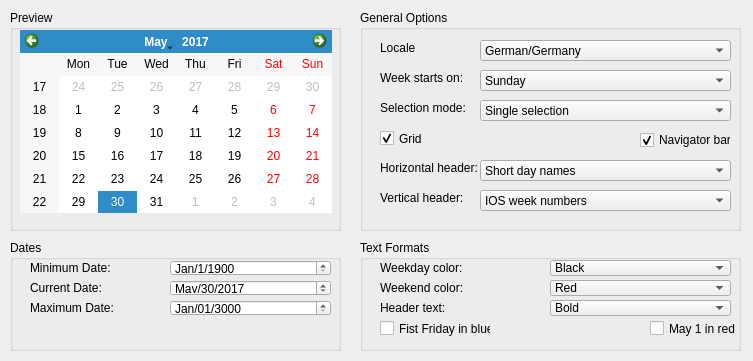
<?xml version="1.0" encoding="UTF-8"?>
<ui version="4.0">
 <class>Form</class>
 <widget class="QWidget" name="Form">
  <property name="geometry">
   <rect>
    <x>0</x>
    <y>0</y>
    <width>753</width>
    <height>361</height>
   </rect>
  </property>
  <property name="windowTitle">
   <string>Form</string>
  </property>
  <widget class="QGroupBox" name="groupBox">
   <property name="geometry">
    <rect>
     <x>10</x>
     <y>10</y>
     <width>331</width>
     <height>221</height>
    </rect>
   </property>
   <property name="title">
    <string>Preview</string>
   </property>
   <widget class="QCalendarWidget" name="calendarWidget">
    <property name="geometry">
     <rect>
      <x>10</x>
      <y>20</y>
      <width>312</width>
      <height>183</height>
     </rect>
    </property>
    <property name="selectedDate">
     <date>
      <year>2017</year>
      <month>5</month>
      <day>30</day>
     </date>
    </property>
   </widget>
  </widget>
  <widget class="QGroupBox" name="groupBox_2">
   <property name="geometry">
    <rect>
     <x>10</x>
     <y>240</y>
     <width>331</width>
     <height>111</height>
    </rect>
   </property>
   <property name="title">
    <string>Dates</string>
   </property>
   <widget class="QDateEdit" name="dateEdit">
    <property name="geometry">
     <rect>
      <x>160</x>
      <y>20</y>
      <width>161</width>
      <height>16</height>
     </rect>
    </property>
    <property name="displayFormat">
     <string>MMM/d/yyyy</string>
    </property>
    <property name="date">
     <date>
      <year>1900</year>
      <month>1</month>
      <day>1</day>
     </date>
    </property>
   </widget>
   <widget class="QLabel" name="label">
    <property name="geometry">
     <rect>
      <x>20</x>
      <y>20</y>
      <width>81</width>
      <height>16</height>
     </rect>
    </property>
    <property name="text">
     <string>Minimum Date:</string>
    </property>
   </widget>
   <widget class="QLabel" name="label_2">
    <property name="geometry">
     <rect>
      <x>20</x>
      <y>40</y>
      <width>91</width>
      <height>16</height>
     </rect>
    </property>
    <property name="text">
     <string>Current Date:</string>
    </property>
   </widget>
   <widget class="QLabel" name="label_3">
    <property name="geometry">
     <rect>
      <x>20</x>
      <y>60</y>
      <width>101</width>
      <height>16</height>
     </rect>
    </property>
    <property name="text">
     <string>Maximum Date:</string>
    </property>
   </widget>
   <widget class="QDateEdit" name="dateEdit_2">
    <property name="geometry">
     <rect>
      <x>160</x>
      <y>40</y>
      <width>161</width>
      <height>16</height>
     </rect>
    </property>
    <property name="displayFormat">
     <string>MMM/dd/yyyy</string>
    </property>
    <property name="date">
     <date>
      <year>2017</year>
      <month>5</month>
      <day>30</day>
     </date>
    </property>
   </widget>
   <widget class="QDateEdit" name="dateEdit_3">
    <property name="geometry">
     <rect>
      <x>160</x>
      <y>60</y>
      <width>161</width>
      <height>16</height>
     </rect>
    </property>
    <property name="displayFormat">
     <string>MMM/dd/yyyy</string>
    </property>
    <property name="date">
     <date>
      <year>3000</year>
      <month>1</month>
      <day>1</day>
     </date>
    </property>
   </widget>
  </widget>
  <widget class="QGroupBox" name="groupBox_3">
   <property name="geometry">
    <rect>
     <x>360</x>
     <y>10</y>
     <width>381</width>
     <height>221</height>
    </rect>
   </property>
   <property name="title">
    <string>General Options</string>
   </property>
   <widget class="QLabel" name="label_4">
    <property name="geometry">
     <rect>
      <x>20</x>
      <y>30</y>
      <width>121</width>
      <height>16</height>
     </rect>
    </property>
    <property name="text">
     <string>Locale</string>
    </property>
   </widget>
   <widget class="QLabel" name="label_5">
    <property name="geometry">
     <rect>
      <x>20</x>
      <y>60</y>
      <width>121</width>
      <height>16</height>
     </rect>
    </property>
    <property name="text">
     <string>Week starts on:</string>
    </property>
   </widget>
   <widget class="QLabel" name="label_6">
    <property name="geometry">
     <rect>
      <x>20</x>
      <y>90</y>
      <width>121</width>
      <height>16</height>
     </rect>
    </property>
    <property name="text">
     <string>Selection mode:</string>
    </property>
   </widget>
   <widget class="QCheckBox" name="checkBox">
    <property name="geometry">
     <rect>
      <x>20</x>
      <y>120</y>
      <width>70</width>
      <height>17</height>
     </rect>
    </property>
    <property name="autoFillBackground">
     <bool>false</bool>
    </property>
    <property name="text">
     <string>Grid</string>
    </property>
    <property name="checked">
     <bool>true</bool>
    </property>
   </widget>
   <widget class="QLabel" name="label_7">
    <property name="geometry">
     <rect>
      <x>20</x>
      <y>150</y>
      <width>121</width>
      <height>16</height>
     </rect>
    </property>
    <property name="text">
     <string>Horizontal header:</string>
    </property>
   </widget>
   <widget class="QLabel" name="label_8">
    <property name="geometry">
     <rect>
      <x>20</x>
      <y>180</y>
      <width>121</width>
      <height>16</height>
     </rect>
    </property>
    <property name="text">
     <string>Vertical header:</string>
    </property>
   </widget>
   <widget class="QComboBox" name="comboBox">
    <property name="geometry">
     <rect>
      <x>120</x>
      <y>30</y>
      <width>251</width>
      <height>21</height>
     </rect>
    </property>
    <item>
     <property name="text">
      <string>German/Germany</string>
     </property>
    </item>
    <item>
     <property name="text">
      <string>INA/Indonesia</string>
     </property>
    </item>
   </widget>
   <widget class="QComboBox" name="comboBox_2">
    <property name="geometry">
     <rect>
      <x>120</x>
      <y>60</y>
      <width>251</width>
      <height>21</height>
     </rect>
    </property>
    <item>
     <property name="text">
      <string>Sunday</string>
     </property>
    </item>
    <item>
     <property name="text">
      <string>Monday</string>
     </property>
    </item>
    <item>
     <property name="text">
      <string>Tuesday</string>
     </property>
    </item>
    <item>
     <property name="text">
      <string>Wednesday</string>
     </property>
    </item>
    <item>
     <property name="text">
      <string>Thursday</string>
     </property>
    </item>
    <item>
     <property name="text">
      <string>Friday</string>
     </property>
    </item>
    <item>
     <property name="text">
      <string>Saturday</string>
     </property>
    </item>
   </widget>
   <widget class="QComboBox" name="comboBox_3">
    <property name="geometry">
     <rect>
      <x>120</x>
      <y>90</y>
      <width>251</width>
      <height>21</height>
     </rect>
    </property>
    <item>
     <property name="text">
      <string>Single selection</string>
     </property>
    </item>
   </widget>
   <widget class="QCheckBox" name="checkBox_2">
    <property name="geometry">
     <rect>
      <x>280</x>
      <y>120</y>
      <width>91</width>
      <height>20</height>
     </rect>
    </property>
    <property name="text">
     <string>Navigator bar</string>
    </property>
    <property name="checked">
     <bool>true</bool>
    </property>
   </widget>
   <widget class="QComboBox" name="comboBox_4">
    <property name="geometry">
     <rect>
      <x>120</x>
      <y>150</y>
      <width>251</width>
      <height>21</height>
     </rect>
    </property>
    <item>
     <property name="text">
      <string>Short day names</string>
     </property>
    </item>
   </widget>
   <widget class="QComboBox" name="comboBox_5">
    <property name="geometry">
     <rect>
      <x>120</x>
      <y>180</y>
      <width>251</width>
      <height>21</height>
     </rect>
    </property>
    <item>
     <property name="text">
      <string>IOS week numbers</string>
     </property>
    </item>
   </widget>
  </widget>
  <widget class="QGroupBox" name="groupBox_4">
   <property name="geometry">
    <rect>
     <x>360</x>
     <y>240</y>
     <width>381</width>
     <height>111</height>
    </rect>
   </property>
   <property name="title">
    <string>Text Formats</string>
   </property>
   <widget class="QLabel" name="label_9">
    <property name="geometry">
     <rect>
      <x>20</x>
      <y>20</y>
      <width>121</width>
      <height>16</height>
     </rect>
    </property>
    <property name="text">
     <string>Weekday color:</string>
    </property>
   </widget>
   <widget class="QLabel" name="label_10">
    <property name="geometry">
     <rect>
      <x>20</x>
      <y>40</y>
      <width>121</width>
      <height>16</height>
     </rect>
    </property>
    <property name="text">
     <string>Weekend color:</string>
    </property>
   </widget>
   <widget class="QLabel" name="label_11">
    <property name="geometry">
     <rect>
      <x>20</x>
      <y>60</y>
      <width>121</width>
      <height>16</height>
     </rect>
    </property>
    <property name="text">
     <string>Header text:</string>
    </property>
   </widget>
   <widget class="QCheckBox" name="checkBox_3">
    <property name="geometry">
     <rect>
      <x>20</x>
      <y>80</y>
      <width>111</width>
      <height>17</height>
     </rect>
    </property>
    <property name="text">
     <string>Fist Friday in blue</string>
    </property>
   </widget>
   <widget class="QCheckBox" name="checkBox_4">
    <property name="geometry">
     <rect>
      <x>290</x>
      <y>80</y>
      <width>111</width>
      <height>17</height>
     </rect>
    </property>
    <property name="text">
     <string>May 1 in red</string>
    </property>
   </widget>
   <widget class="QComboBox" name="comboBox_6">
    <property name="geometry">
     <rect>
      <x>190</x>
      <y>20</y>
      <width>181</width>
      <height>16</height>
     </rect>
    </property>
    <item>
     <property name="text">
      <string>Black</string>
     </property>
    </item>
    <item>
     <property name="text">
      <string>Red</string>
     </property>
    </item>
   </widget>
   <widget class="QComboBox" name="comboBox_7">
    <property name="geometry">
     <rect>
      <x>190</x>
      <y>40</y>
      <width>181</width>
      <height>16</height>
     </rect>
    </property>
    <item>
     <property name="text">
      <string>Red</string>
     </property>
    </item>
    <item>
     <property name="text">
      <string>Blue</string>
     </property>
    </item>
   </widget>
   <widget class="QComboBox" name="comboBox_8">
    <property name="geometry">
     <rect>
      <x>190</x>
      <y>60</y>
      <width>181</width>
      <height>16</height>
     </rect>
    </property>
    <item>
     <property name="text">
      <string>Bold</string>
     </property>
    </item>
   </widget>
  </widget>
 </widget>
 <resources/>
 <connections/>
</ui>
